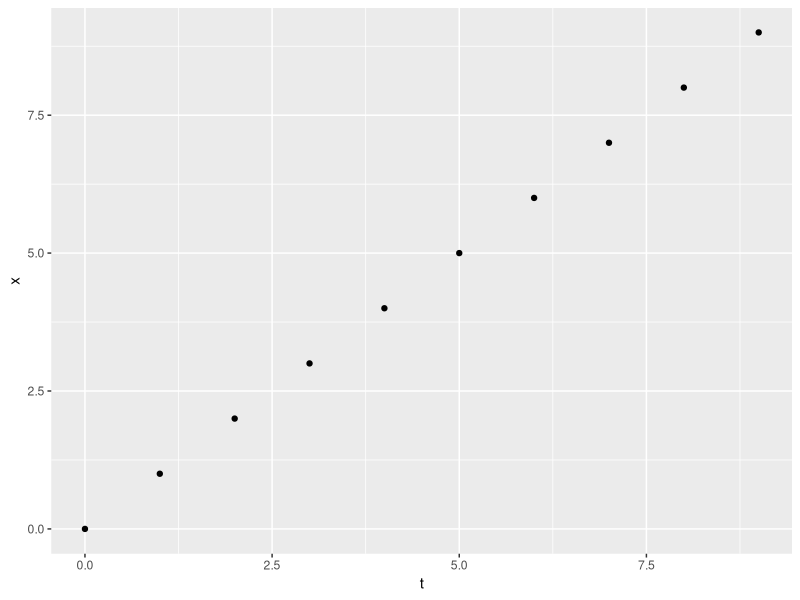

Generate this figure with R:
###環境クリーンアップ
rm(list = ls())
library(tidyverse)

### 初期値設定
t <- 0 ##時刻 最初は0秒から
x <- 0 ##位置 最初は原点（0m）から
v <- 1.0 ##速度 最初は停止（０m/sから）
dt <- 1.0 ##時間の刻み幅 1秒ずつ進める

DF <- cbind(NA, NA) %>% 
  data.frame() %>% na.omit()
names(DF) <- c("x", "t")

while (t < 10.0) {
  TMP_DF <- cbind(x, t) %>% data.frame() 
  DF <- rbind(TMP_DF, DF) 
  
  x <- x + v * dt ##次の時刻の位置を計算
  t <- t +dt ##時間をdt秒進める
}


p <- DF %>% ggplot(
  aes(x = t, y = x)
) + geom_point()

p
